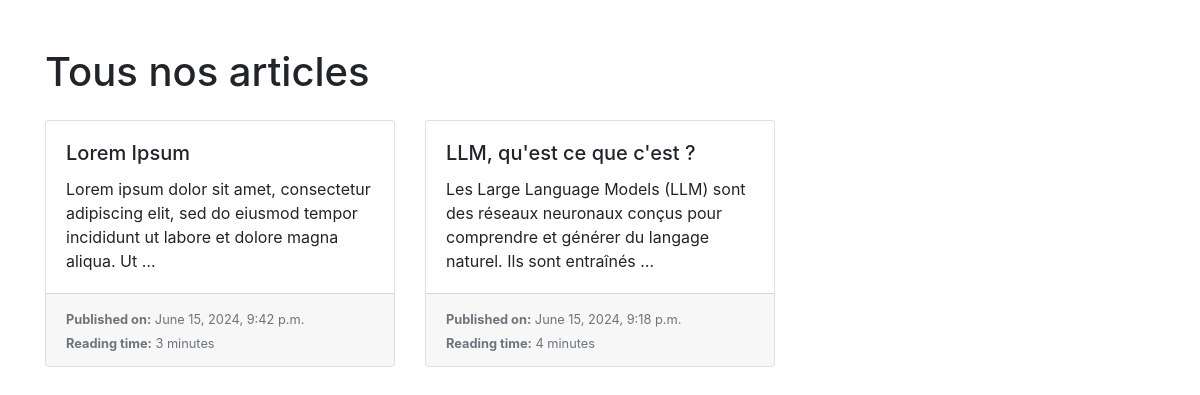
The page / on the database its author committed.
### main/models.py (models this page shows, shortened)
class Article(models.Model):
    title = models.CharField(max_length=200)
    content = models.TextField()
    publication_date = models.DateTimeField(auto_now_add=True)
    reading_time = models.IntegerField()

### main/views.py (the view)
# urls.py: path('', views.displayArticle, name='blog'),
def displayArticle(request):
    articles = Article.objects.all().order_by('-publication_date')
    return render(request, 'blog.html', {'articles': articles})

### main/templates/blog.html (shortened to what this page needs)
<!DOCTYPE html>
<html lang="en">
<head>
    <link href="https://stackpath.bootstrapcdn.com/bootstrap/4.5.2/css/bootstrap.min.css" rel="stylesheet">
</head>
<body>
    <div class="container mt-5">
        <h1 class="mb-4">Tous nos articles</h1>
        <div class="row">
            {% for article in articles %}
                <div class="col-md-4 mb-4">
                    <div class="card h-100">
                        <div class="card-body">
                            <h5 class="card-title">{{ article.title }}</h5>
                            <p class="card-text">{{ article.content|truncatewords:20 }}</p>
                        </div>
                        <div class="card-footer">
                            <small class="text-muted"><strong>Published on:</strong> {{ article.publication_date }}</small><br>
                            <small class="text-muted"><strong>Reading time:</strong> {{ article.reading_time }} minutes</small>
                        </div>
                    </div>
                </div>
            {% endfor %}
        </div>
    </div>
</body>
</html>

### rows shown on the page
Article: title "Lorem Ipsum", content "Lorem ipsum dolor sit amet, consectetur adipiscing elit, sed do eiusmod tempor incididunt ut labore et dolore magna aliqua. Ut …", publication_date "June 15, 2024, 9:42 p.m.", reading_time "3"
Article: title "LLM, qu'est ce que c'est ?", content "Les Large Language Models (LLM) sont des réseaux neuronaux conçus pour comprendre et générer du langage naturel. Ils sont entraînés …", publication_date "June 15, 2024, 9:18 p.m.", reading_time "4"
